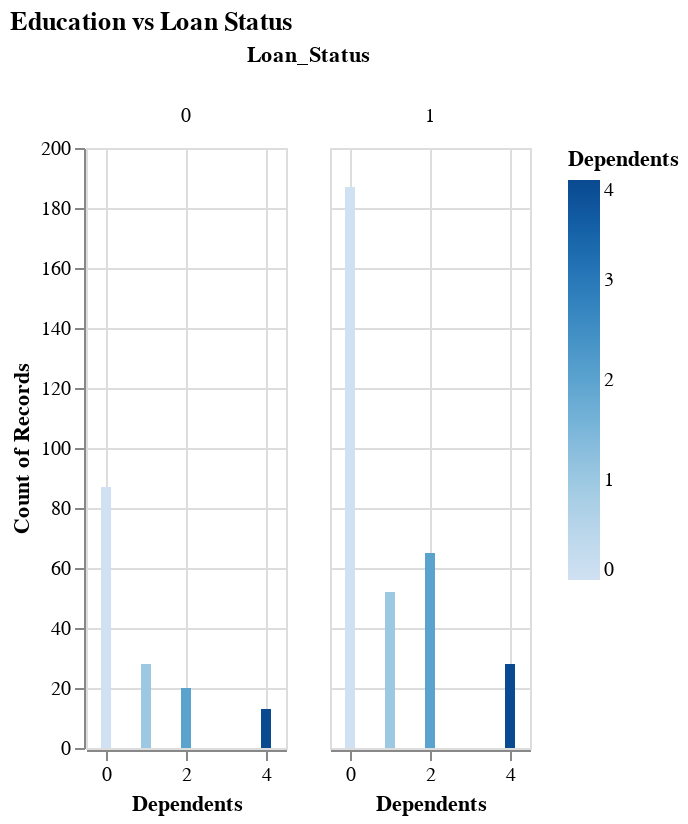

Notebook source saved alongside this figure:
### Code cell
chart= alt.Chart(loan_dataset).mark_bar().encode(
    x='Dependents',
    y='count()',
    color='Dependents',
    column='Loan_Status'
).properties(title='Education vs Loan Status',width=100)
chart.show()

### Figure 1 — Vega-Lite specification as saved in the notebook (floating-point values rounded to 4 significant figures; data arrays with more than 128 entries replaced by an {"elided": "..."} marker saying what was removed)
{"config": {"view": {"continuousWidth": 300, "continuousHeight": 300}}, "data": {"name": "data-5cc79f89c436f61388a1a6e317aa1f88"}, "mark": {"type": "bar"}, "encoding": {"color": {"field": "Dependents", "type": "quantitative"}, "column": {"field": "Loan_Status", "type": "quantitative"}, "x": {"field": "Dependents", "type": "quantitative"}, "y": {"aggregate": "count", "type": "quantitative"}}, "title": "Education vs Loan Status", "width": 100, "$schema": "https://vega.github.io/schema/vega-lite/v5.17.0.json", "datasets": {"data-5cc79f89c436f61388a1a6e317aa1f88": {"elided": "480 records"}}}
